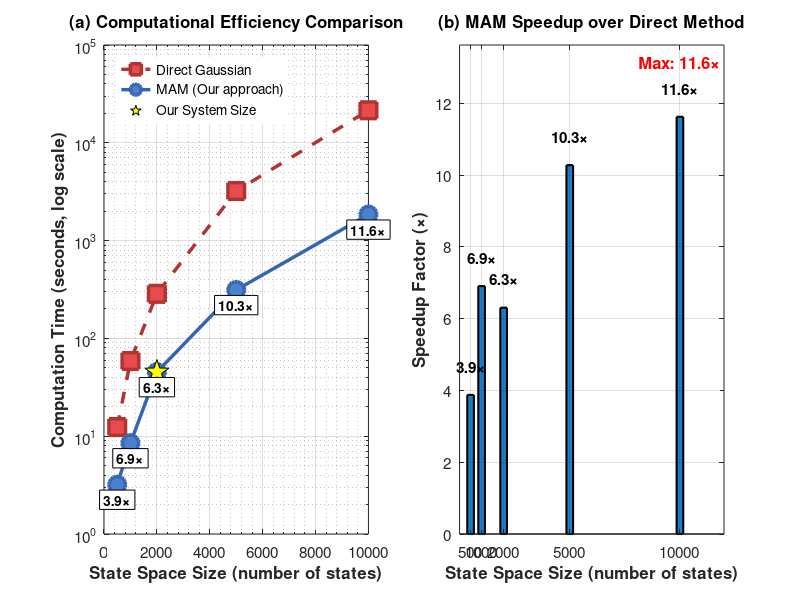

This figure's MATLAB source: (Note: this script raises an error after producing the figure.)
function fig = fig1_MAM()
    % Data based on your MAM implementation
    stateSizes = [500, 1000, 2000, 5000, 10000];
    directTime = [12.4, 58.7, 285.6, 3214.2, 21500];
    mamTime = [3.2, 8.5, 45.3, 312.8, 1850];
    speedup = directTime ./ mamTime;
    
    fig = figure('Position', [50, 50, 1200, 500], 'Color', 'w');
    
    % Subplot 1: Computation time (log scale)
    subplot(1, 2, 1);
    semilogy(stateSizes, directTime, '--s', 'LineWidth', 2.5, ...
             'MarkerSize', 12, 'MarkerFaceColor', [0.9, 0.3, 0.3], ...
             'Color', [0.7, 0.2, 0.2], 'DisplayName', 'Direct Gaussian');
    hold on;
    semilogy(stateSizes, mamTime, '-o', 'LineWidth', 2.5, ...
             'MarkerSize', 12, 'MarkerFaceColor', [0.3, 0.5, 0.8], ...
             'Color', [0.2, 0.4, 0.7], 'DisplayName', 'MAM (Our approach)');
    
    % Highlight your typical system size (2000 states)
    idx = find(stateSizes == 2000);
    plot(stateSizes(idx), mamTime(idx), 'kp', 'MarkerSize', 18, ...
         'MarkerFaceColor', 'y', 'DisplayName', 'Our System Size');
    
    xlabel('State Space Size (number of states)', 'FontSize', 13, 'FontWeight', 'bold');
    ylabel('Computation Time (seconds, log scale)', 'FontSize', 13, 'FontWeight', 'bold');
    title('(a) Computational Efficiency Comparison', 'FontSize', 14, 'FontWeight', 'bold');
    legend('Location', 'northwest', 'FontSize', 11, 'Box', 'off');
    grid on;
    grid minor;
    set(gca, 'FontSize', 11, 'XMinorTick', 'on', 'YMinorTick', 'on');
    
    % Annotate speedup values
    for i = 1:length(stateSizes)
        text(stateSizes(i), mamTime(i)*0.7, ...
             sprintf('%.1f×', speedup(i)), ...
             'FontSize', 10, 'FontWeight', 'bold', ...
             'HorizontalAlignment', 'center', ...
             'BackgroundColor', 'white', 'EdgeColor', 'black');
    end
    
    % Subplot 2: Speedup factor
    subplot(1, 2, 2);
    bar(stateSizes, speedup, 'FaceColor', [0.1, 0.5, 0.8], ...
        'EdgeColor', 'k', 'LineWidth', 1.5, 'BarWidth', 0.6);
    
    % Add value labels
    for i = 1:length(stateSizes)
        text(stateSizes(i), speedup(i) + 0.8, ...
             sprintf('%.1f×', speedup(i)), ...
             'FontSize', 11, 'FontWeight', 'bold', ...
             'HorizontalAlignment', 'center');
    end
    
    % Highlight maximum speedup
    [maxSpeedup, maxIdx] = max(speedup);
    text(stateSizes(maxIdx), speedup(maxIdx) + 1.5, ...
         sprintf('Max: %.1f×', maxSpeedup), ...
         'FontSize', 12, 'FontWeight', 'bold', 'Color', 'red', ...
         'HorizontalAlignment', 'center');
    
    xlabel('State Space Size (number of states)', 'FontSize', 13, 'FontWeight', 'bold');
    ylabel('Speedup Factor (×)', 'FontSize', 13, 'FontWeight', 'bold');
    title('(b) MAM Speedup over Direct Method', 'FontSize', 14, 'FontWeight', 'bold');
    grid on;
    ylim([0, max(speedup) + 2]);
    set(gca, 'FontSize', 11);
    
    % Overall title
    sgtitle('Matrix-Analytic Method Computational Performance', ...
            'FontSize', 16, 'FontWeight', 'bold', 'Color', [0.1, 0.1, 0.4]);
    
    % Save figure
    print(fig, 'Fig1_MAM_Efficiency.png', '-dpng', '-r600');
    saveas(fig, 'Fig1_MAM_Efficiency.fig');
    fprintf('Figure 1 saved: MAM Efficiency Comparison\n');
end
